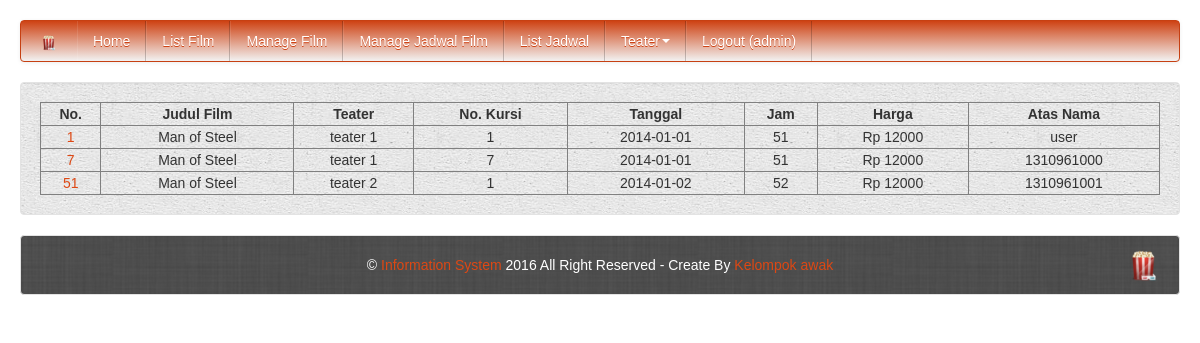
Page /my_tiket.php (signed in) on the committed database.
### tables this page shows
CREATE TABLE IF NOT EXISTS `tiket` (
  `id` int(255) NOT NULL,
  `id_jadwal` int(11) NOT NULL,
  `judul` int(11) NOT NULL,
  `teater` int(11) NOT NULL,
  `tglm` date NOT NULL,
  `jam` int(11) NOT NULL,
  `seat` int(11) NOT NULL,
  `pemilik` varchar(10000) NOT NULL
);

CREATE TABLE IF NOT EXISTS `film` (
  `id_film` int(11) NOT NULL,
  `judul_film` varchar(64) NOT NULL,
  `rating` float NOT NULL,
  `kode_genre` int(11) NOT NULL,
  `kode_klasifikasi_film` int(11) NOT NULL,
  `tahun_produksi` year(4) NOT NULL,
  `studio_produksi` varchar(32) NOT NULL,
  `durasi` time NOT NULL,
  `tanggal_mulai` date NOT NULL,
  `tanggal_selesai` date NOT NULL,
  `image` varchar(128) NOT NULL,
  `harga` int(11) NOT NULL,
  PRIMARY KEY (`id_film`),
  KEY `klasifikasi_film_film_fk` (`kode_klasifikasi_film`),
  KEY `genre_film_fk` (`kode_genre`)
);

CREATE TABLE IF NOT EXISTS `teater` (
  `kode_teater` int(11) NOT NULL,
  `nama_teater` varchar(32) NOT NULL,
  `jumlah_kursi` int(11) NOT NULL,
  PRIMARY KEY (`kode_teater`)
);

### my_tiket.php (the view, shortened to what this page needs)
<!DOCTYPE html>
<html>
<head>
<link rel='stylesheet' type='text/css' href='bootstrap/bootstrap.css'/>
<link rel='stylesheet' type='text/css' href='bootstrap/megasoft.css'/>
<body>
<div class='container-fluid' style='margin-top:20px;'>
	<?PHP include("inc/navbar.php"); ?>
	<div class='row-fluid'>
	<div class='span12'>
	<div class='well' style='background:url(<?PHP echo "bootstrap/body8.png"; ?>) fixed center;'>
<?php
if(($_SESSION['level'])==2){
$my=mysql_query("select * from tiket join film on tiket.judul=film.id_film join teater on tiket.teater=teater.kode_teater where pemilik='".$_SESSION['user']."'");}
else if(($_SESSION['level'])==1){$my=mysql_query("select * from tiket join film on tiket.judul=film.id_film join teater on tiket.teater=teater.kode_teater where pemilik!=''");}
else {header('location:forbidden.php');}
echo"<table width='100%' border='1'> <tbody><tr>
                     <th>No.</th>
                     <th>Judul Film</th>
                     <th>Teater</th>
                     <th>No. Kursi</th>
                     <th>Tanggal</th>
					 <th>Jam</th>
					 <th>Harga</th>
					 <th>Atas Nama</th>
                  </tr>				";
while($data_film =  mysql_fetch_array($my)){
echo"
                     <tr>
                        <td align='center'><a href='tiket_cetak.php?kode=$data_film[id]'>$data_film[id]</a></td>
                        <td align='center'> $data_film[judul_film]</td>
                        <td align='center'>$data_film[nama_teater]</td>
                        <td align='center'>$data_film[seat]</td>
						<td align='center'>$data_film[tglm]</td>
						<td align='center'>$data_film[jam]</td>
                     	<td align='center'>Rp $data_film[harga]</td>
						<td align='center'>$data_film[pemilik]</td>
					 </tr>
	";}
	echo"</table>";
?>
	</div>
	</div>
	<?PHP include("inc/footer.php"); ?>
</div>
</div>
</body>
</html>

### rows in the picture
tiket: id "1", film.judul_film "Man of Steel", teater.nama_teater "teater 1", seat "1", tglm "2014-01-01", jam "51", film.harga "12000", pemilik "user"
tiket: id "7", film.judul_film "Man of Steel", teater.nama_teater "teater 1", seat "7", tglm "2014-01-01", jam "51", film.harga "12000", pemilik "1310961000"
tiket: id "51", film.judul_film "Man of Steel", teater.nama_teater "teater 2", seat "1", tglm "2014-01-02", jam "52", film.harga "12000", pemilik "1310961001"

### other values in the picture
$_SESSION['user'] "admin"
